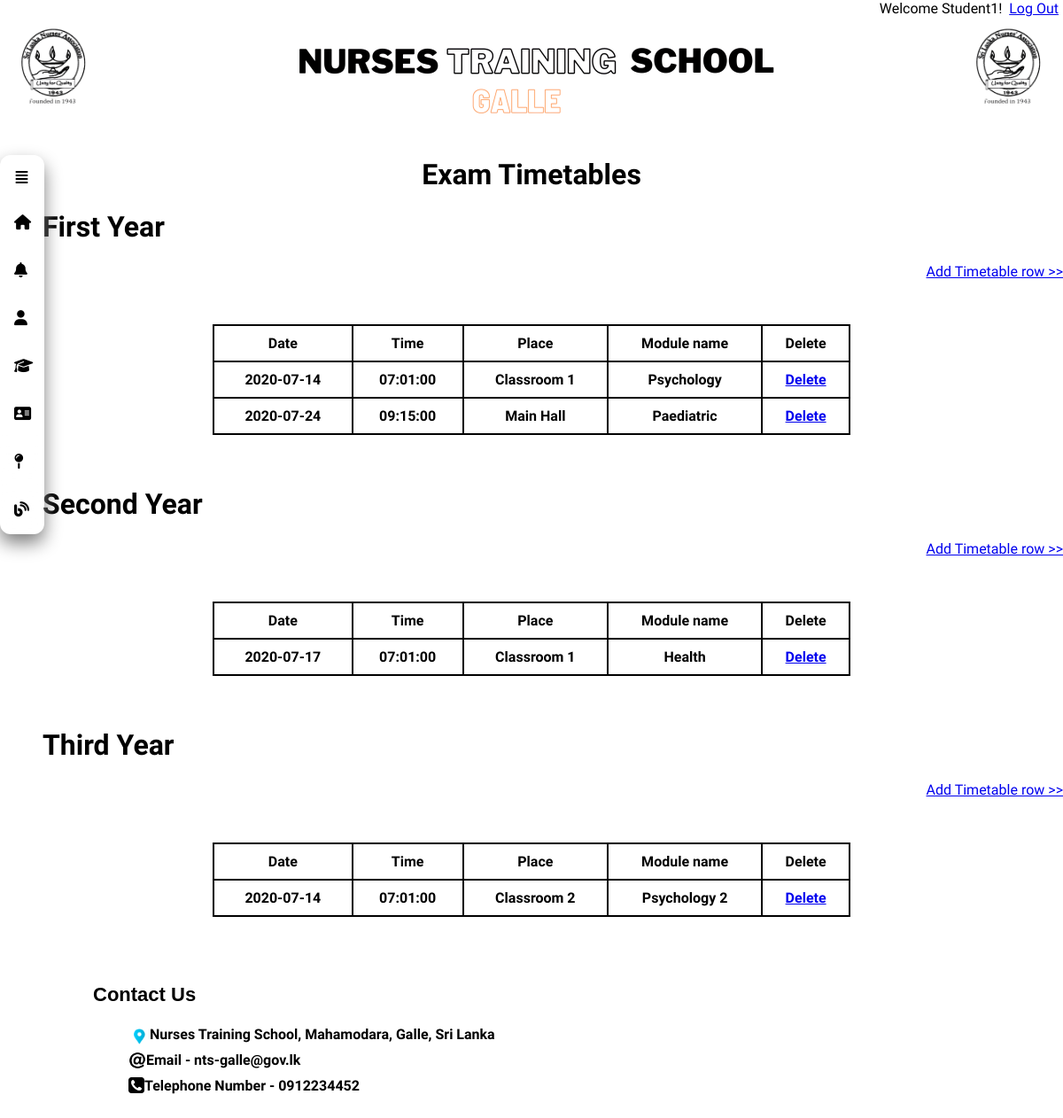
The page /add_exam_timetables.php (signed in) on the database its author committed.
### tables this page shows
CREATE TABLE `timetable` (
  `Date` date DEFAULT NULL,
  `Time` time DEFAULT NULL,
  `Place` varchar(50) NOT NULL,
  `Module_name` varchar(50) NOT NULL,
  `is_deleted` tinyint(1) NOT NULL
);

CREATE TABLE `timetable2` (
  `Date` date DEFAULT NULL,
  `Time` time DEFAULT NULL,
  `Place` varchar(50) NOT NULL,
  `Module_name` varchar(50) NOT NULL,
  `is_deleted` tinyint(1) NOT NULL
);

CREATE TABLE `timetable3` (
  `Date` date DEFAULT NULL,
  `Time` time DEFAULT NULL,
  `Place` varchar(50) NOT NULL,
  `Module_name` varchar(50) NOT NULL,
  `is_deleted` tinyint(1) NOT NULL
);

### Model/db-add-exam-timetables.php (the view, shortened to what this page needs)
<?php require_once('inc/dbconnection.php'); ?>
<?php
	$timeTable_list = '';
	$query = "SELECT * FROM timeTable WHERE is_deleted=0 ORDER BY Date,Time";
	$timeTables= mysqli_query($connection, $query);
	if ($timeTables){	while ($timeTable = mysqli_fetch_assoc($timeTables)) {
		$timeTable_list .= "<tr>";
		$timeTable_list .= "<td>{$timeTable['Date']}</td>";
		$timeTable_list .= "<td>{$timeTable['Time']}</td>";
		$timeTable_list .= "<td>{$timeTable['Place']}</td>";
		$timeTable_list .= "<td>{$timeTable['Module_name']}</td>";
		$timeTable_list .= "<td><a href=\"delete-row.php?variable=timetable&del=$timeTable[Module_name]\">Delete</a></td>";
		$timeTable_list .= "</tr>";
	}
}
	$timeTable2_list = '';
	$query = "SELECT * FROM timeTable2 ORDER BY Date,Time";
	$timeTables= mysqli_query($connection, $query);
	if ($timeTables){	while ($timeTable2 = mysqli_fetch_assoc($timeTables)) {
		$timeTable2_list .= "<tr>";
		$timeTable2_list .= "<td>{$timeTable2['Date']}</td>";
		$timeTable2_list .= "<td>{$timeTable2['Time']}</td>";
		$timeTable2_list .= "<td>{$timeTable2['Place']}</td>";
		$timeTable2_list .= "<td>{$timeTable2['Module_name']}</td>";
		$timeTable2_list .= "<td><a href=\"delete-row.php?variable=timetable2&del=$timeTable2[Module_name]\">Delete</a></td>";
		$timeTable2_list .= "</tr>";
		}
	}
	else{
		echo "database query failed";
	}
	$timetable3_list = '';
	$query = "SELECT * FROM timetable3 ORDER BY Date,Time";
	$timeTables= mysqli_query($connection, $query);
	if ($timeTables){	while ($timetable3 = mysqli_fetch_assoc($timeTables)) {
		$timetable3_list .= "<tr>";
		$timetable3_list .= "<td>{$timetable3['Date']}</td>";
		$timetable3_list .= "<td>{$timetable3['Time']}</td>";
		$timetable3_list .= "<td>{$timetable3['Place']}</td>";
		$timetable3_list .= "<td>{$timetable3['Module_name']}</td>";
		$timetable3_list .= "<td><a href=\"delete-row.php?variable=timetable3&del=$timetable3[Module_name]\">Delete</a></td>";
		$timetable3_list .= "</tr>";
		}
	}
	else{
		echo "database query failed";
	}
 ?>

### css/view-exam-timeTables.css (style rules this page uses)
* { font-family: 'Work Sans', sans-serif; }
body, html { padding: 0; margin: 0; width: 100%; box-sizing: border-box; }
table.masterlist th, table.masterlist td { padding: 10px; border-bottom: 2px solid ; border-left: 2px solid ; }

### css/student-profile.css (style rules this page uses)
* { font-family: 'Work Sans', sans-serif; }
body, html { padding: 0; margin: 0; width: 100%; box-sizing: border-box; background-size: cover; background-position: center; }

### rows shown on the page
timetable: Date "2020-07-14", Time "07:01:00", Place "Classroom 1", Module_name "Psychology"
timetable: Date "2020-07-24", Time "09:15:00", Place "Main Hall", Module_name "Paediatric"
timetable2: Date "2020-07-17", Time "07:01:00", Place "Classroom 1", Module_name "Health"
timetable3: Date "2020-07-14", Time "07:01:00", Place "Classroom 2", Module_name "Psychology 2"

### other values the page prints
$_SESSION['first_name'] "Student1"
